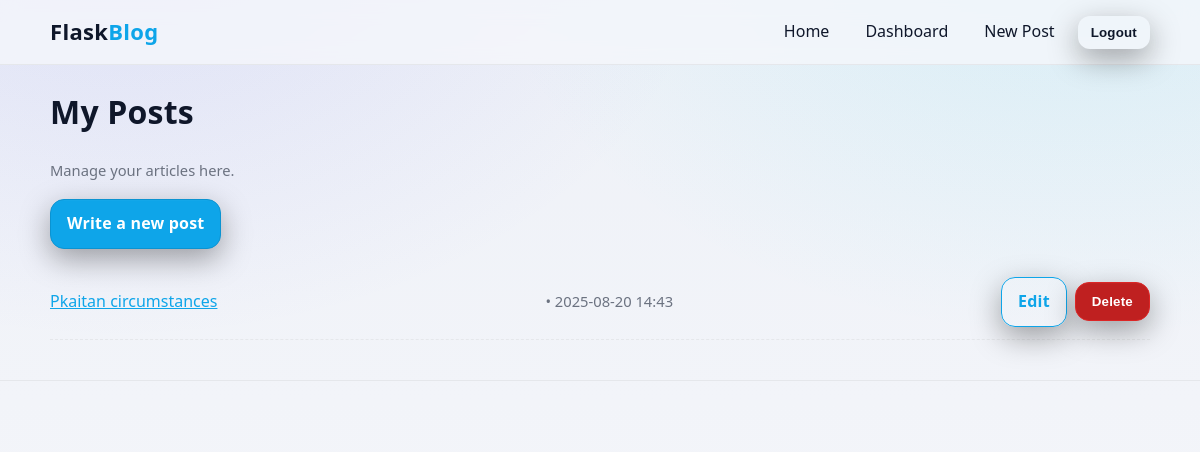
The page /dashboard (signed in) on the database as committed earlier.
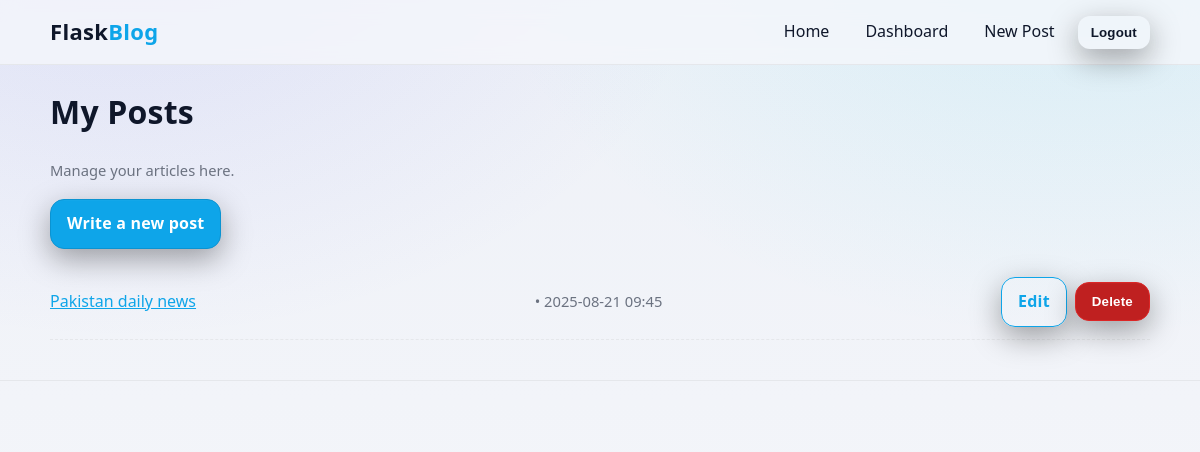
The same page on the database as committed later.
### app.py (models this page shows)
class Post(db.Model):
    id = db.Column(db.Integer, primary_key=True)
    title = db.Column(db.String(160), nullable=False)
    content = db.Column(db.Text, nullable=False)
    created_at = db.Column(db.DateTime, default=datetime.utcnow, nullable=False)
    user_id = db.Column(db.Integer, db.ForeignKey("user.id"), nullable=False)

### app.py (the view)
@app.route("/dashboard")
@login_required
def dashboard():
    posts = Post.query.filter_by(user_id=current_user.id).order_by(Post.created_at.desc()).all()
    return render_template("dashboard.html", posts=posts)

### app.py (called while the page is built)
@login_manager.user_loader
def load_user(user_id):
    return User.query.get(int(user_id))

### templates/dashboard.html (shortened to what this page needs)
{% extends "base.html" %}
{% block content %}
<h1>My Posts</h1>
<p class="muted">Manage your articles here.</p>
<p><a class="btn btn-primary" href="{{ url_for('add_post') }}">Write a new post</a></p>
{% if posts %}
<ul class="list">
  {% for p in posts %}
    <li>
      <a href="{{ url_for('view_post', post_id=p.id) }}">{{ p.title }}</a>
      <span class="muted">• {{ p.created_at.strftime('%Y-%m-%d %H:%M') }}</span>
      <span class="actions">
        <a class="btn btn-outline" href="{{ url_for('edit_post', post_id=p.id) }}">Edit</a>
        <form method="POST" action="{{ url_for('delete_post', post_id=p.id) }}" onsubmit="return confirm('Delete this post?');">
          <button class="btn btn-danger" type="submit">Delete</button>
        </form>
      </span>
    </li>
  {% endfor %}
</ul>
{% else %}
  <div class="empty">You haven’t written anything yet.</div>
{% endif %}
{% endblock %}

Rows that differ between the two databases and show on the page:
changed Post: title "Pkaitan circumstances" → "Pakistan daily news"; created_at "2025-08-20 14:43" → "2025-08-21 09:45"
